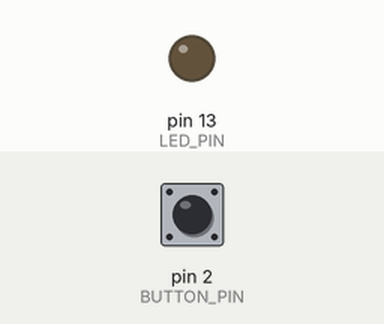
A sketch run on a simulated Arduino Uno, built with avr-gcc and run on an emulated ATmega328P. Parts: output pins drawn as LEDs (lit = HIGH). Inputs (shaded band) come from the test bench; at power-on: pin 2 (BUTTON_PIN) LOW.

Above: at 1.2 s.
1.3 s: pin 2 (BUTTON_PIN) pulled HIGH for 0.15 s
At 1.7 s:
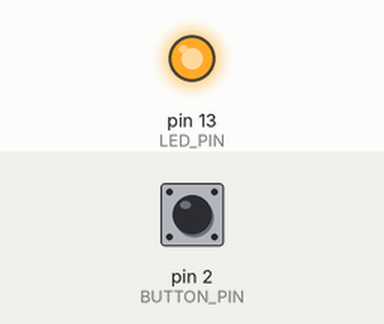
2.9 s: pin 2 (BUTTON_PIN) pulled HIGH for 1 s
At 4.1 s:
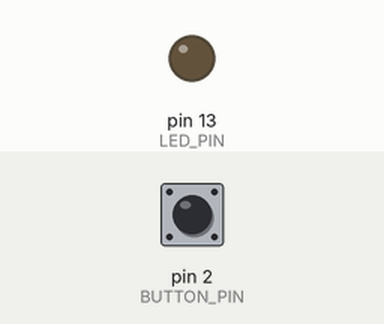
5.4 s: pin 2 (BUTTON_PIN) pulled HIGH for 3.2 s
At 6.0 s:
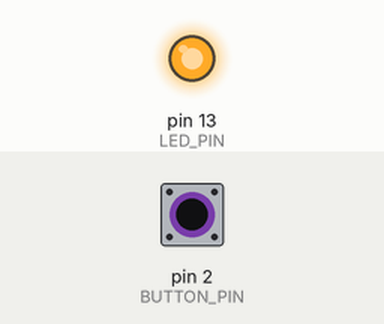
Timing chart, 0 to 8.4 s (numbered marks = the images above; inputs shaded):
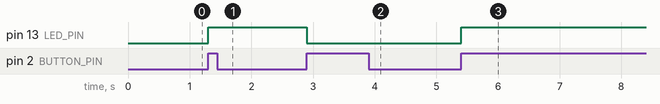

Measured:
- after the input at 1.3 s, pin 13 (LED_PIN): LOW → HIGH at once
- after the input at 2.9 s, pin 13 (LED_PIN): HIGH → LOW at once
- after the input at 5.4 s, pin 13 (LED_PIN): LOW → HIGH at once

The sketch:

button_.ino
```cpp
#define LED_PIN 13
#define BUTTON_PIN 2
boolean trigger=false;
boolean previous=false;
void setup() {
  pinMode(LED_PIN,OUTPUT);
  pinMode(BUTTON_PIN,INPUT);
  // put your setup code here, to run once:

}

void loop() {
  int current=digitalRead(BUTTON_PIN);
  if (current && !previous)
  {
    trigger=!trigger;
  }
  previous=current;
  // put your main code here, to run repeatedly:
digitalWrite(LED_PIN, trigger);

}
```
